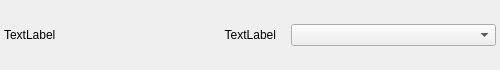
<?xml version="1.0" encoding="UTF-8"?>
<ui version="4.0">
 <class>ListWidgetInteractionTemplateItem</class>
 <widget class="QWidget" name="ListWidgetInteractionTemplateItem">
  <property name="geometry">
   <rect>
    <x>0</x>
    <y>0</y>
    <width>500</width>
    <height>70</height>
   </rect>
  </property>
  <property name="windowTitle">
   <string>ListWidgetInteractionTemplateItem</string>
  </property>
  <layout class="QVBoxLayout" name="verticalLayout">
   <property name="spacing">
    <number>2</number>
   </property>
   <property name="leftMargin">
    <number>4</number>
   </property>
   <property name="topMargin">
    <number>4</number>
   </property>
   <property name="rightMargin">
    <number>4</number>
   </property>
   <property name="bottomMargin">
    <number>4</number>
   </property>
   <item>
    <layout class="QHBoxLayout" name="horizontalLayout" stretch="0,1,1">
     <property name="spacing">
      <number>15</number>
     </property>
     <item>
      <widget class="QLabel" name="lblName">
       <property name="text">
        <string>TextLabel</string>
       </property>
      </widget>
     </item>
     <item>
      <widget class="QLabel" name="lblDescription">
       <property name="text">
        <string>TextLabel</string>
       </property>
       <property name="alignment">
        <set>Qt::AlignRight|Qt::AlignTrailing|Qt::AlignVCenter</set>
       </property>
      </widget>
     </item>
     <item>
      <widget class="QComboBox" name="cbScenarioObjects">
       <property name="minimumSize">
        <size>
         <width>0</width>
         <height>0</height>
        </size>
       </property>
       <property name="maximumSize">
        <size>
         <width>16777215</width>
         <height>16777215</height>
        </size>
       </property>
      </widget>
     </item>
    </layout>
   </item>
  </layout>
 </widget>
 <resources/>
 <connections/>
</ui>
